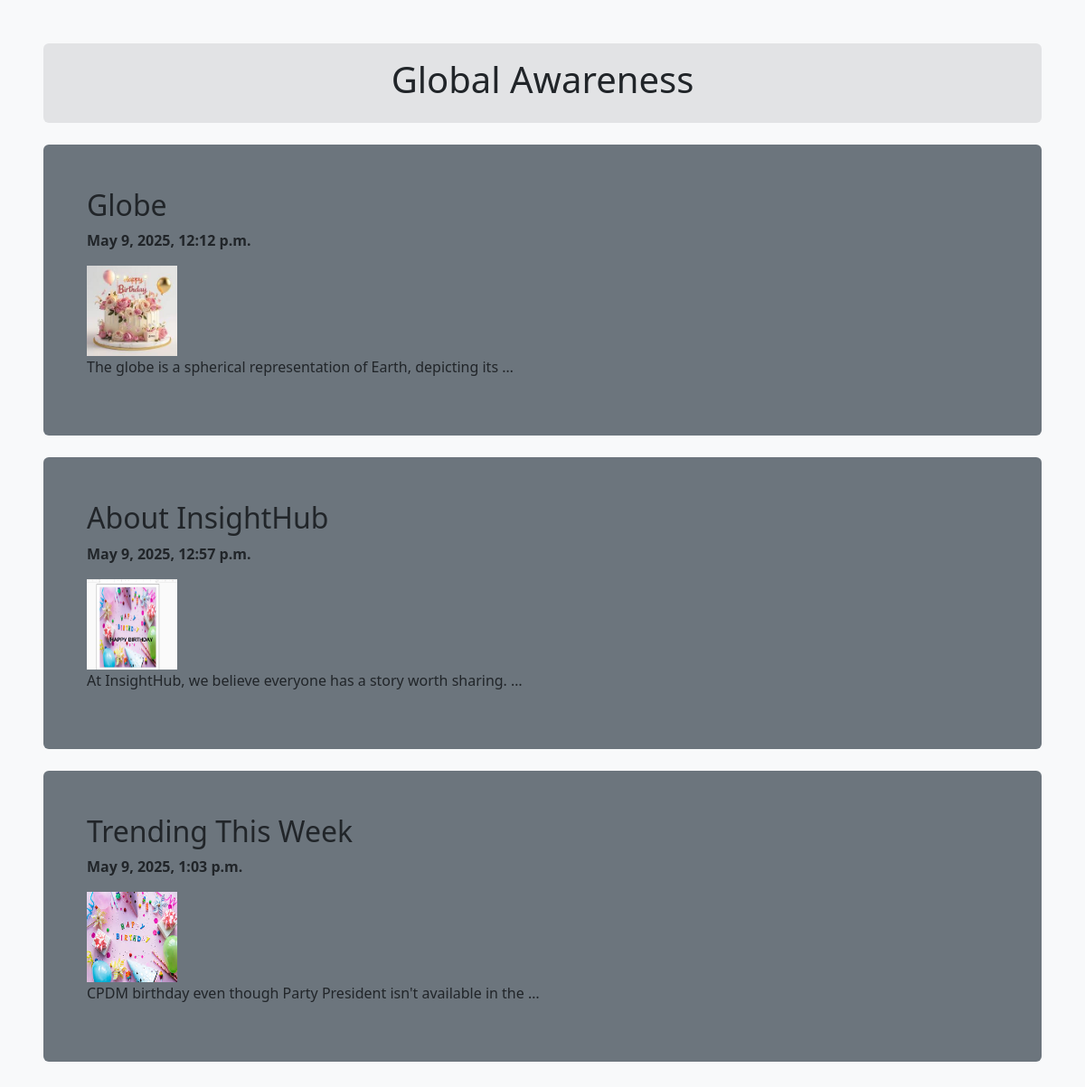
The page / on the database its author committed.
### post/models.py (models this page shows)
class Post(models.Model):
    title=models.CharField(max_length=200)
    image=models.ImageField(upload_to='media/images/')
    content=models.TextField()
    created_at=models.DateTimeField(auto_now_add=True)
    update_at=models.DateTimeField(auto_now_add=True)

### post/views.py (the view)
# urls.py: path('', views.index, name='index'),
def index(request):
    posts = Post.objects.all()
    return render(request, 'index.html', {'posts': posts})

### post/templates/index.html (shortened to what this page needs)
{% load static %}
<!DOCTYPE html>
<html lang="en">
<head>
    <link rel="stylesheet" href="{% static 'css/bootstrap.min.css' %}">
</head>
<body class="m-5 bg-light">
    <header class="text-center font-weight-bold bg-secondary-subtle text-dark p-3 rounded">
        <h1>Global Awareness</h1>
    </header>
    {% for post in posts%}
    <a href="/new/{{post.id}}" class="text-decoration-none text-dark">
        <section class="mt-4 p-5 bg-secondary rounded text-justify">
            <h2>{{post.title}}</h2>
            <p>
                <strong>{{post.created_at}}</strong>
            </p>
            <img src="{{post.image}}" width="100" height="100" alt="">
            <p>
                {{post.content|truncatewords:10}}
            </p>
        </section>
    </a>
    {%endfor%}
</body>
</html>

### rows shown on the page
Post: title "Globe", created_at "May 9, 2025, 12:12 p.m.", image (picture), content "The globe is a spherical representation of Earth, depicting its …"
Post: title "About InsightHub", created_at "May 9, 2025, 12:57 p.m.", image (picture), content "At InsightHub, we believe everyone has a story worth sharing. …"
Post: title "Trending This Week", created_at "May 9, 2025, 1:03 p.m.", image (picture), content "CPDM birthday even though Party President isn't available in the …"
